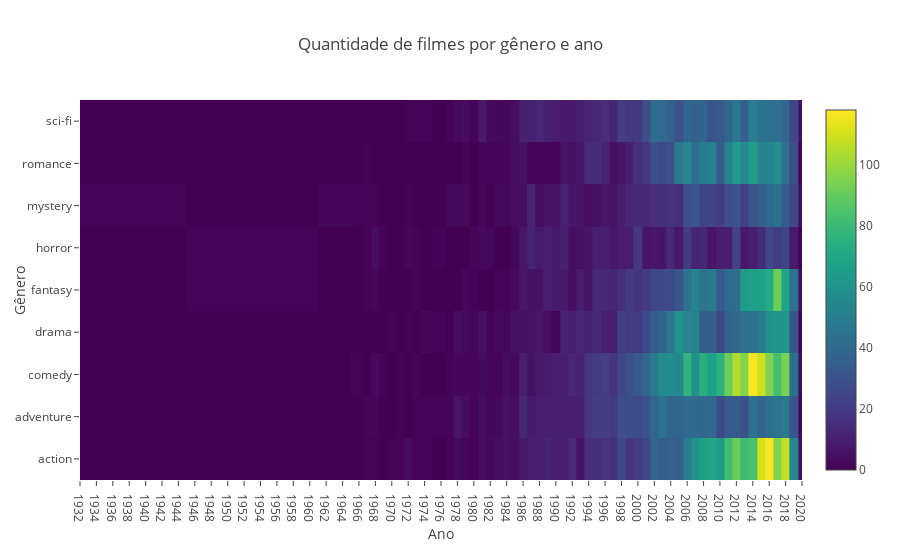

Notebook source saved alongside this figure:
### Code cell
graph = go.Heatmap(
    z=graph2, 
    x=year,
    y=genres,
    colorscale = "Viridis"
)

layout = go.Layout(
    title="Quantidade de filmes por gênero e ano",
    xaxis=dict(
        range=[min(year), max(year)],
        title="Ano",
        dtick=2,
    ),
    yaxis=dict(
        title="Gênero",
    )
)

fig = go.Figure(data=[graph], layout=layout)
plotly.offline.iplot(fig)
plotly.offline.plot(fig, filename="mal_year_genre_count.html", auto_open=False)

### Figure 1 — Plotly figure (JSON) as saved in the notebook; plotly's stock layout.template omitted (floating-point values rounded to 4 significant figures; data arrays with more than 128 entries replaced by an {"elided": "..."} marker saying what was removed)
{"data": [{"colorscale": "Viridis", "type": "heatmap", "uid": "ba3fe820-87fb-43e1-bbe6-8d12c75b0b4f", "x": ["1932", "1958", "1964", "1966", "1967", "1968", "1969", "1970", "1971", "1972", "1973", "1974", "1976", "1977", "1978", "1979", "1980", "1981", "1982", "1983", "1984", "1985", "1986", "1987", "1988", "1989", "1990", "1991", "1992", "1993", "1994", "1995", "1996", "1997", "1998", "1999", "2000", "2001", "2002", "2003", "2004", "2005", "2006", "2007", "2008", "2009", "2010", "2011", "2012", "2013", "2014", "2015", "2016", "2017", "2018", "2019", "2020"], "y": ["action", "adventure", "comedy", "drama", "fantasy", "horror", "mystery", "romance", "sci-fi"], "z": {"elided": "9x57 int values"}}], "layout": {"title": {"text": "Quantidade de filmes por gênero e ano"}, "xaxis": {"dtick": 2, "range": ["1932", "2020"], "title": {"text": "Ano"}}, "yaxis": {"title": {"text": "Gênero"}}}}
